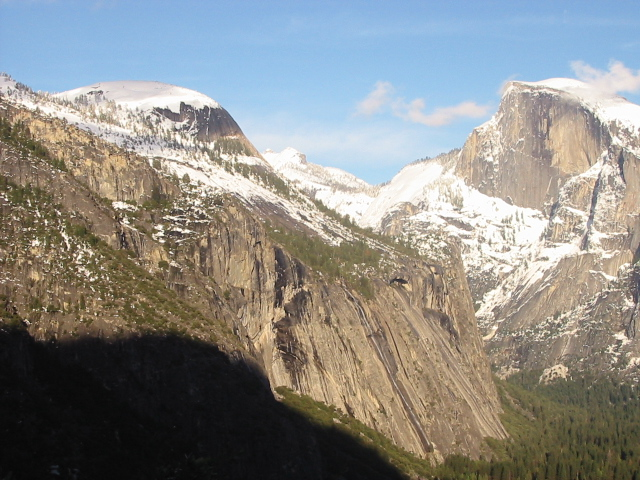
#> input picture hw3_release/yosemite1.jpg, 640 x 480 px
$ python test.py
#> lines starting #> are read from the running program, lines starting #| are printed output that depends on the picture; after the words box and inside, x2 and y2 are one past the last pixel; in counts of white or black regions, pixels touching at a corner belong together
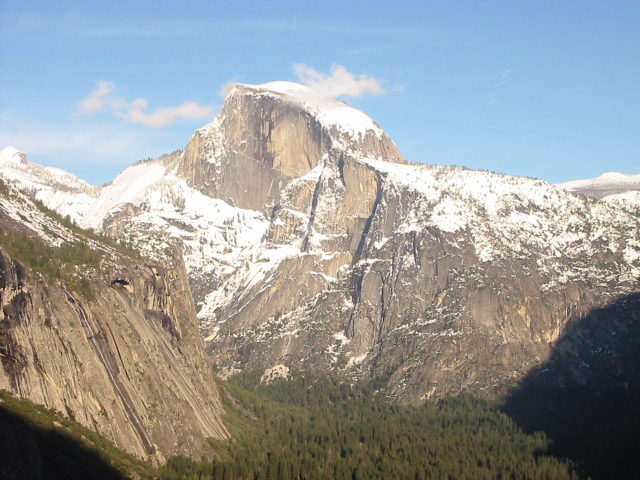
#> input picture hw3_release/yosemite2.jpg, 640 x 480 px
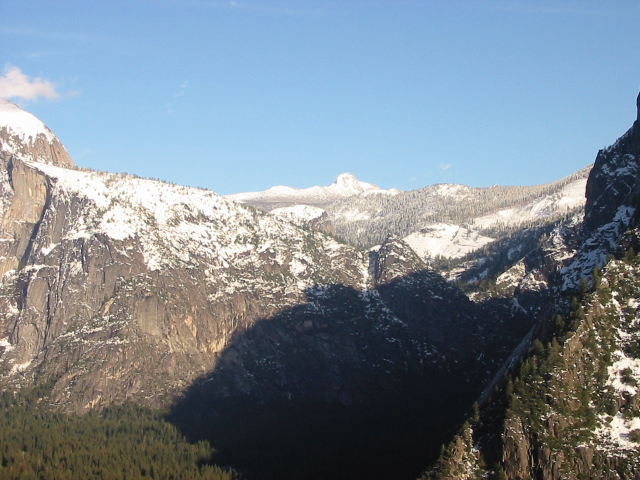
#> input picture hw3_release/yosemite3.jpg, 640 x 480 px
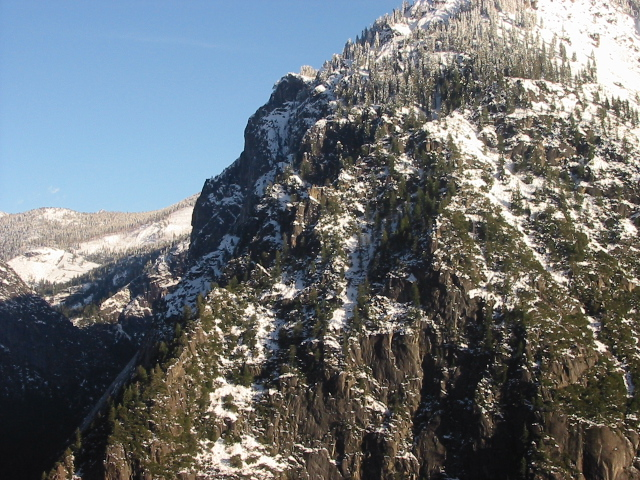
#> input picture hw3_release/yosemite4.jpg, 640 x 480 px
### hw3_release/panorama.py
"""
CS131 - Computer Vision: Foundations and Applications
Assignment 3
Author: Donsuk Lee (donlee90@stanford.edu)
Date created: 09/2017
Last modified: 09/27/2018
Python Version: 3.5+
"""

import numpy as np
from skimage import filters
from skimage.feature import corner_peaks
from skimage.util.shape import view_as_blocks
from scipy.spatial.distance import cdist
from scipy.ndimage.filters import convolve

from utils import pad, unpad, get_output_space, warp_image


def harris_corners(img, window_size=3, k=0.04):
    """
    Compute Harris corner response map. Follow the math equation
    R=Det(M)-k(Trace(M)^2).

    Hint:
        You may use the function scipy.ndimage.filters.convolve,
        which is already imported above. If you use convolve(), remember to
        specify zero-padding to match our equations, for example:

            out_image = convolve(in_image, kernel, mode='constant', cval=0)

        You can also use for nested loops compute M and the subsequent Harris
        corner response for each output pixel, intead of using convolve().
        Your implementation of conv_fast or conv_nested in HW1 may be a
        useful reference!

    Args:
        img: Grayscale image of shape (H, W)
        window_size: size of the window function
        k: sensitivity parameter

    Returns:
        response: Harris response image of shape (H, W)
    """

    H, W = img.shape
    window = np.ones((window_size, window_size))

    response = np.zeros((H, W))

    # 1. Compute x and y derivatives (I_x, I_y) of an image
    dx = filters.sobel_v(img)
    dy = filters.sobel_h(img)

    ### YOUR CODE HERE
    Ixx = convolve(dx ** 2, window)
    Ixy = convolve(dx * dy, window)
    Iyy = convolve(dy ** 2, window)
    for i in range(H):
        for j in range(W):
            M = np.array([ [Ixx[i, j], Ixy[i, j]],
                           [Ixy[i, j], Iyy[i, j]] ])
            response[i, j] = np.linalg.det(M) - k * np.trace(M) ** 2
    pass
    ### END YOUR CODE

    return response


def simple_descriptor(patch):
    """
    Describe the patch by normalizing the image values into a standard
    normal distribution (having mean of 0 and standard deviation of 1)
    and then flattening into a 1D array.

    The normalization will make the descriptor more robust to change
    in lighting condition.

    Hint:
        In this case of normalization, if a denominator is zero, divide by 1 instead.

    Args:
        patch: grayscale image patch of shape (H, W)

    Returns:
        feature: 1D array of shape (H * W)
    """
    feature = []
    ### YOUR CODE HERE
    feature = patch.flatten()
    feature-=np.mean(feature)
    feature/=np.std(feature)
    pass
    ### END YOUR CODE
    return feature


def describe_keypoints(image, keypoints, desc_func, patch_size=16):
    """
    Args:
        image: grayscale image of shape (H, W)
        keypoints: 2D array containing a keypoint (y, x) in each row
        desc_func: function that takes in an image patch and outputs
            a 1D feature vector describing the patch
        patch_size: size of a square patch at each keypoint

    Returns:
        desc: array of features describing the keypoints
    """

    image.astype(np.float32)
    desc = []

    for i, kp in enumerate(keypoints):
        y, x = kp
        patch = image[y-(patch_size//2):y+((patch_size+1)//2),
                      x-(patch_size//2):x+((patch_size+1)//2)]
        desc.append(desc_func(patch))
    return np.array(desc)


def match_descriptors(desc1, desc2, threshold=0.5):
    """
    Match the feature descriptors by finding distances between them. A match is formed
    when the distance to the closest vector is much smaller than the distance to the
    second-closest, that is, the ratio of the distances should be strictly smaller
    than the threshold (not equal to). Return the matches as pairs of vector indices.

    Hint:
        The Numpy functions np.sort, np.argmin, np.asarray might be useful

        The Scipy function cdist calculates Euclidean distance between all
        pairs of inputs
    Args:
        desc1: an array of shape (M, P) holding descriptors of size P about M keypoints
        desc2: an array of shape (N, P) holding descriptors of size P about N keypoints

    Returns:
        matches: an array of shape (Q, 2) where each row holds the indices of one pair
        of matching descriptors
    """
    matches = []

    M = desc1.shape[0]
    dists = cdist(desc1, desc2)

    ### YOUR CODE HERE
    for i in range(len(desc1)):
        dist = dists[i,:]
        sort_array = np.sort(dist)
        if (sort_array[0] / sort_array[1])<=threshold:
            min_idx = np.argmin(dist)
            matches.append([i, min_idx])

    matches = np.array(matches).reshape(-1, 2)
    pass
    ### END YOUR CODE

    return matches


# [36 lines left out: function fit_affine_matrix, not called in this run]


def ransac(keypoints1, keypoints2, matches, n_iters=200, threshold=20):
    """
    Use RANSAC to find a robust affine transformation:

        1. Select random set of matches
        2. Compute affine transformation matrix
        3. Compute inliers via Euclidean distance
        4. Keep the largest set of inliers
        5. Re-compute least-squares estimate on all of the inliers

    Update max_inliers as a boolean array where True represents the keypoint
    at this index is an inlier, while False represents that it is not an inlier.

    Hint:
        You can use np.linalg.lstsq function to solve the problem.

        Explicitly specify np.linalg.lstsq's new default parameter rcond=None
        to suppress deprecation warnings, and match the autograder.

        You can compute elementwise boolean operations between two numpy arrays,
        and use boolean arrays to select array elements by index:
        https://numpy.org/doc/stable/reference/arrays.indexing.html#boolean-array-indexing

    Args:
        keypoints1: M1 x 2 matrix, each row is a point
        keypoints2: M2 x 2 matrix, each row is a point
        matches: N x 2 matrix, each row represents a match
            [index of keypoint1, index of keypoint 2]
        n_iters: the number of iterations RANSAC will run
        threshold: the number of threshold to find inliers

    Returns:
        H: a robust estimation of affine transformation from keypoints2 to
        keypoints 1
    """
    # Copy matches array, to avoid overwriting it
    orig_matches = matches.copy()
    matches = matches.copy()

    N = matches.shape[0]
    n_samples = int(N * 0.2)

    matched1 = pad(keypoints1[matches[:,0]])
    matched2 = pad(keypoints2[matches[:,1]])

    max_inliers = np.zeros(N, dtype=bool)
    n_inliers = 0

    # RANSAC iteration start

    # Note: while there're many ways to do random sampling, please use
    # `np.random.shuffle()` followed by slicing out the first `n_samples`
    # matches here in order to align with the auto-grader.
    # Sample with this code:
    '''
        np.random.shuffle(matches)
        samples = matches[:n_samples]
        sample1 = pad(keypoints1[samples[:,0]])
        sample2 = pad(keypoints2[samples[:,1]])
    '''

    ### YOUR CODE HERE
    for i in range(n_iters):
        # temporary value for saving maximum inliers
        temp_max = np.zeros(N, dtype=np.int32)
        temp_n = 0
        # random select index set
        idx = np.random.choice(N, n_samples, replace=False)
        # get each index correspond matched value
        p1 = matched1[idx,:]
        p2 = matched2[idx, :]
        # Compute affine transformation matrix
        H = np.linalg.lstsq(p2, p1, rcond=None)[0]
        H[:, 2] = np.array([0, 0, 1])
        # Compute transformation point and using Euclidean distance to find inliers which in threshold
        temp_max = np.linalg.norm(matched2.dot(H) - matched1, axis=1) ** 2 < threshold
        temp_n = np.sum(temp_max)
        # Keep the largest set of inliers
        if temp_n > n_inliers:
            max_inliers = temp_max.copy()
            n_inliers = temp_n

    # Re-compute least-squares estimate on all of the inliers
    H = np.linalg.lstsq(matched2[max_inliers], matched1[max_inliers], rcond=None)[0]
    H[:,2] = np.array([0, 0, 1])
    pass
    ### END YOUR CODE
    return H, orig_matches[max_inliers]


# [60 lines left out: function hog_descriptor, not called in this run]


def linear_blend(img1_warped, img2_warped):
    """
    Linearly blend img1_warped and img2_warped by following the steps:

    1. Define left and right margins (already done for you)
    2. Define a weight matrices for img1_warped and img2_warped
        np.linspace and np.tile functions will be useful
    3. Apply the weight matrices to their corresponding images
    4. Combine the images

    Args:
        img1_warped: Refernce image warped into output space
        img2_warped: Transformed image warped into output space

    Returns:
        merged: Merged image in output space
    """
    out_H, out_W = img1_warped.shape # Height and width of output space
    img1_mask = (img1_warped != 0)  # Mask == 1 inside the image
    img2_mask = (img2_warped != 0)  # Mask == 1 inside the image

    # Find column of middle row where warped image 1 ends
    # This is where to end weight mask for warped image 1
    right_margin = out_W - np.argmax(np.fliplr(img1_mask)[out_H//2, :].reshape(1, out_W), 1)[0]

    # Find column of middle row where warped image 2 starts
    # This is where to start weight mask for warped image 2
    left_margin = np.argmax(img2_mask[out_H//2, :].reshape(1, out_W), 1)[0]

    ### YOUR CODE HERE
    weight = np.zeros(out_W)
    weight[0:left_margin] = 1
    weight[left_margin:right_margin] = np.linspace(1,0,num=(right_margin - left_margin))
    merged = img1_warped * img1_mask * weight + img2_warped * img2_mask * (1-weight)
    pass
    ### END YOUR CODE

    return merged


def stitch_multiple_images(imgs, desc_func=simple_descriptor, patch_size=5):
    """
    Stitch an ordered chain of images together.

    Args:
        imgs: List of length m containing the ordered chain of m images
        desc_func: Function that takes in an image patch and outputs
            a 1D feature vector describing the patch
        patch_size: Size of square patch at each keypoint

    Returns:
        panorama: Final panorma image in coordinate frame of reference image
    """
#> called with patch_size = 5
    # Detect keypoints in each image
    keypoints = []  # keypoints[i] corresponds to imgs[i]
    for img in imgs:
        kypnts = corner_peaks(harris_corners(img, window_size=3),
                              threshold_rel=0.05,
                              exclude_border=8)
        keypoints.append(kypnts)
#> this loop made 4 passes
#> pass 1, in harris_corners, `Ixy = convolve(dx * dy, window)`:
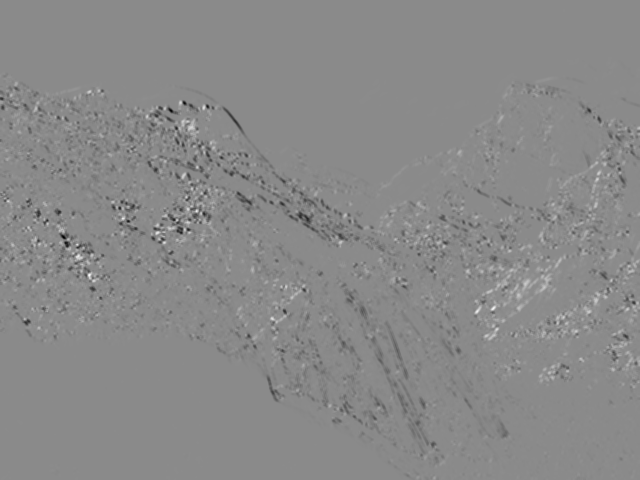
#> Ixy: shape (480, 640) float64; min -0.873, max 0.73, mean -0.00741; drawn with min black and max white
#> after the loop, keypoints = 4 items
    # Describe keypoints
    descriptors = []  # descriptors[i] corresponds to keypoints[i]
    for i, kypnts in enumerate(keypoints):
        desc = describe_keypoints(imgs[i], kypnts,
                                  desc_func=desc_func,
                                  patch_size=patch_size)
        descriptors.append(desc)
#> after the loop, descriptors = 4 items
    # Match keypoints in neighboring images
    matches = []  # matches[i] corresponds to matches between
                  # descriptors[i] and descriptors[i+1]
    for i in range(len(imgs)-1):
        mtchs = match_descriptors(descriptors[i], descriptors[i+1], 0.7)
        matches.append(mtchs)
#> this loop made 3 passes
#> M in match_descriptors on passes 1 to 3: 891, 1733, 998
#> pass 1, in match_descriptors, `dists = cdist(desc1, desc2)`:
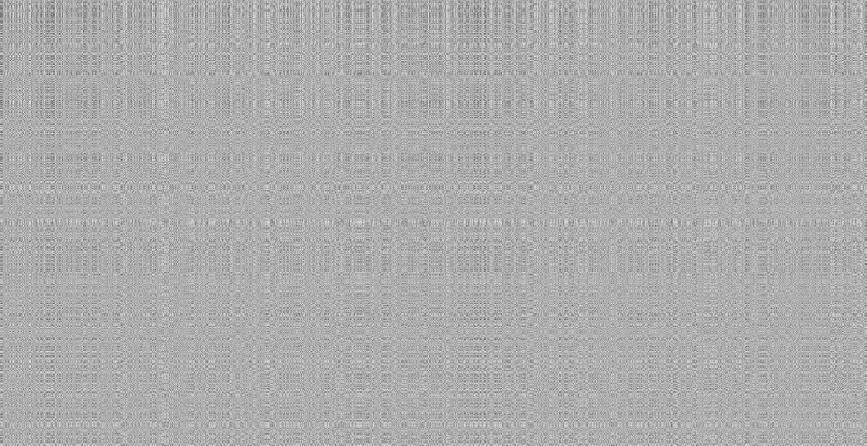
#> dists: shape (891, 1733) float64 (shown at 1/2 size); min 0.491, max 9.93, mean 6.89; drawn with min black and max white
#> after the loop, matches = 3 items

    ### YOUR CODE HERE
    Hs = [np.eye(3)]
    for i in range(len(imgs) - 1):
        Hs.append(ransac(keypoints[i], keypoints[i + 1], matches[i], threshold=1)[0])
#> this loop made 3 passes
#> (N in ransac, n_samples in ransac) on passes 1 to 3: (105, 21), (160, 32), (105, 21)
#> after the loop, Hs = [[[1, 0, 0], [0, 1, 0], [0, 0, 1]], [[1.01, 0.000546, 0], [-0.00388, 1.01, 0], [-3.75, 277.7, 1]], [[0.995, 0.0288, 0], [-0.0265, 1, 0], [-3.65, 324.7, 1]], [[1.01, 0.0169, 0], [-0.015, 1.01, 0], [-26.73, 390, 1]]]
    for i in range(1, len(imgs)):
        Hs[i] = Hs[i].dot(Hs[i - 1]) # combine multiple transformation matrices by accumulation previous homogeneous matrix
#> this loop made 3 passes
#> after the loop, Hs = [[[1, 0, 0], [0, 1, 0], [0, 0, 1]], [[1.01, 0.000546, 0], [-0.00388, 1.01, 0], [-3.75, 277.7, 1]], [[1.01, 0.0295, 0], [-0.0307, 1.01, 0], [-8.71, 604.1, 1]], [[1.02, 0.0467, 0], [-0.0459, 1.01, 0], [-47.64, 995.3, 1]]]
    output_shape, offset = get_output_space(imgs[0], imgs[1:], Hs[1:])# get panorama image output shape and offset
    for i in range(len(imgs)):
        img_warped = warp_image(imgs[i], Hs[i], output_shape, offset)
        img_mask = (img_warped != -1)   # Mask == 1 inside the image
        img_warped[~img_mask] = 0       # Return background values to 0
        if i==0:
            panorama = img_warped
        else:
            panorama = linear_blend(panorama, img_warped)

    pass

    ### END YOUR CODE

    return panorama

### hw3_release/utils.py
import numpy as np
from scipy.ndimage import affine_transform

# Functions to convert points to homogeneous coordinates and back
pad = lambda x: np.hstack([x, np.ones((x.shape[0], 1))])
unpad = lambda x: x[:,:-1]

# [79 lines left out: function plot_matches, not called in this run]


def get_output_space(img_ref, imgs, transforms):
    """
    Args:
        img_ref: reference image
        imgs: images to be transformed
        transforms: list of affine transformation matrices. transforms[i] maps
            points in imgs[i] to the points in img_ref
    Returns:
        output_shape
    """

    assert (len(imgs) == len(transforms))

    r, c = img_ref.shape
#> r = 480; c = 640
    corners = np.array([[0, 0], [r, 0], [0, c], [r, c]])
#> corners = [[0, 0], [480, 0], [0, 640], [480, 640]]
    all_corners = [corners]

    for i in range(len(imgs)):
        r, c = imgs[i].shape
        H = transforms[i]
        corners = np.array([[0, 0], [r, 0], [0, c], [r, c]])
        warped_corners = corners.dot(H[:2,:2]) + H[2,:2]
        all_corners.append(warped_corners)
#> this loop made 3 passes
#> H on passes 2 to 3: [[1.01, 0.0295, 0], [-0.0307, 1.01, 0], [-8.71, 604.1, 1]], [[1.02, 0.0467, 0], [-0.0459, 1.01, 0], [-47.64, 995.3, 1]]
#> after the loop, all_corners = [[[0, 0], [480, 0], [0, 640], [480, 640]], [[-3.75, 277.7], [482.5, 278], [-6.23, 920.9], [480.1, 921.2]], [[-8.71, 604.1], [475.3, 618.2], [-28.37, 1247.4], [455.6, 1261.5]], [[-47.64, 995.3], [440.2, 1017.8], [-77.05, 1641.6], [410.8, 1664.1]]]

    # Find the extents of both the reference image and the warped
    # target image
    all_corners = np.vstack(all_corners)
#> all_corners = 16 rows, first 8: [0, 0], [480, 0], [0, 640], [480, 640], [-3.75, 277.7], [482.5, 278], [-6.23, 920.9], [480.1, 921.2]

    # The overall output shape will be max - min
    corner_min = np.min(all_corners, axis=0)
#> corner_min = [-77.05, 0]
    corner_max = np.max(all_corners, axis=0)
#> corner_max = [482.5, 1664.1]
    output_shape = (corner_max - corner_min)
#> output_shape = [559.6, 1664.1]

    # Ensure integer shape with np.ceil and dtype conversion
    output_shape = np.ceil(output_shape).astype(int)
#> output_shape = [560, 1665]
    offset = corner_min
#> offset = [-77.05, 0]

    return output_shape, offset

def warp_image(img, H, output_shape, offset):

    # Note about affine_transfomr function:
    # Given an output image pixel index vector o,
    # the pixel value is determined from the input image at position
    # np.dot(matrix,o) + offset.
    Hinv = np.linalg.inv(H)
    m = Hinv.T[:2,:2]
    b = Hinv.T[:2,2]
    img_warped = affine_transform(img.astype(np.float32),
                                  m, b+offset,
                                  output_shape,
                                  cval=-1)

    return img_warped

### hw3_release/test.py
from panorama import hog_descriptor
from panorama import harris_corners
# Setup
import numpy as np
from skimage import filters
from skimage.feature import corner_peaks
from skimage.io import imread
import matplotlib.pyplot as plt
from time import time
from panorama import simple_descriptor, match_descriptors, describe_keypoints
from panorama import ransac
from panorama import linear_blend
from utils import get_output_space, warp_image
from panorama import stitch_multiple_images
from PIL import Image
# Set seed to compare output against solution
np.random.seed(131)

# Load images to be stitched
ec2_img1 = imread('yosemite1.jpg', as_gray=True)
ec2_img2 = imread('yosemite2.jpg', as_gray=True)
ec2_img3 = imread('yosemite3.jpg', as_gray=True)
ec2_img4 = imread('yosemite4.jpg', as_gray=True)

imgs = [ec2_img1, ec2_img2, ec2_img3, ec2_img4]

# Stitch images together
panorama = stitch_multiple_images(imgs, desc_func=simple_descriptor, patch_size=5)
#> in stitch_multiple_images, `output_shape, offset = get_output_space(imgs[0], imgs[1:], Hs[1:])# ge..`: output_shape = [560, 1665]; offset = [-77.05, 0]
#> the loop in stitch_multiple_images, `for i in range(len(imgs)):` made 4 passes
#> (m in warp_image, b in warp_image, right_margin in linear_blend, left_margin in linear_blend) on passes 2 to 3: ([[0.987, 0.00381], [-0.000537, 0.995]], [2.65, -276.3], 640, 278), ([[0.991, 0.0303], [-0.0291, 0.994]], [-9.65, -600.7], 921, 613)
#> (Hinv in warp_image, m in warp_image) on pass 1: ([[1, 0, 0], [0, 1, 0], [0, 0, 1]], [[1, 0], [0, 1]])
#> pass 1, in stitch_multiple_images, `img_mask = (img_warped != -1)`:
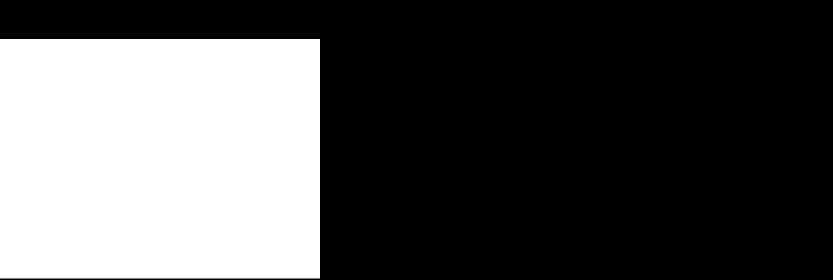
#> img_mask: shape (560, 1665) bool (shown at 1/2 size); 32.9% white; 1 white region, box (x1, y1, x2, y2) and area: (0, 78, 640, 557) 306560
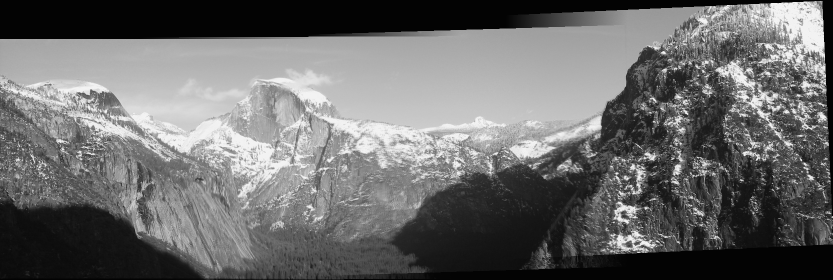
#> panorama: shape (560, 1665) float64 (shown at 1/2 size); min -0.013, max 1.04, mean 0.433; drawn with min black and max white


formatted = (panorama * 255 / np.max(panorama)).astype('uint8')
img = Image.fromarray(formatted)
img.save('save.png')

# Visualize final panorama image
plt.imshow(panorama)
plt.axis('off')
plt.title('Stiched Images')
plt.show()
